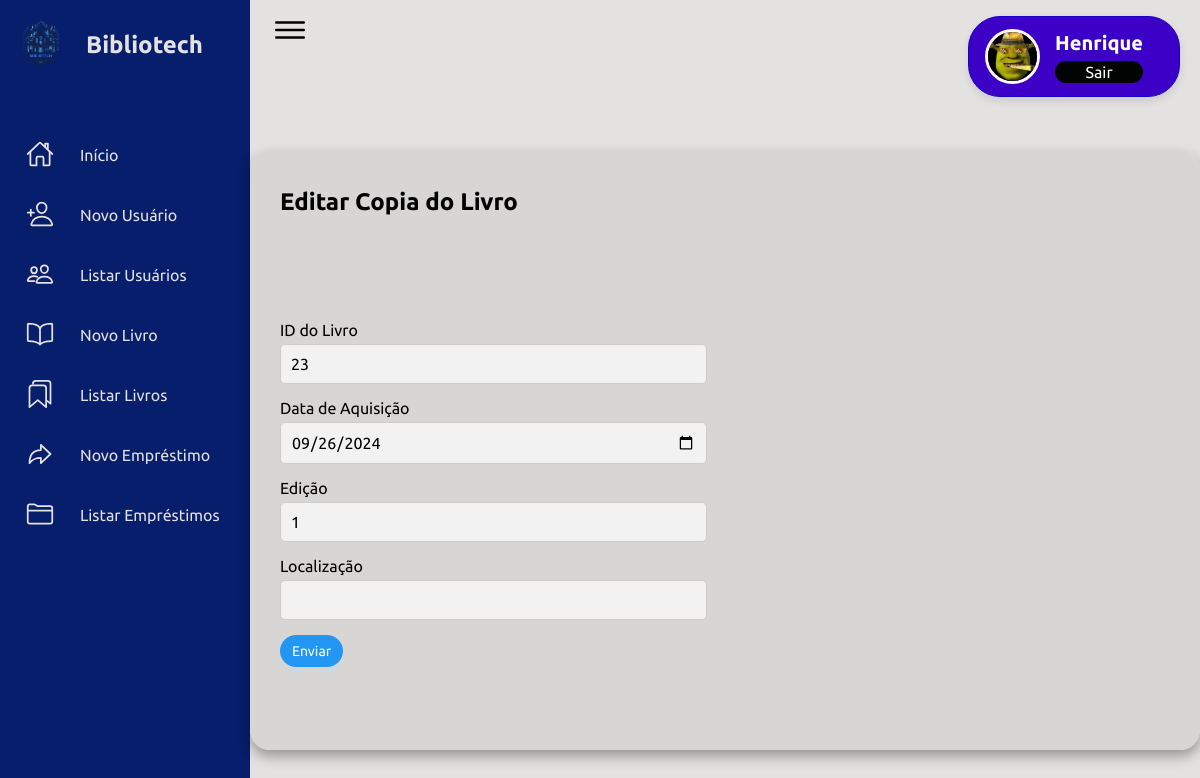
Screenshot of /adm2/?page=editarunidade&id=23 (signed in) with the database file from the repository.
### tables this page shows
CREATE TABLE `copia_livro` (
  `id` int(11) NOT NULL,
  `livro_id` int(11) NOT NULL,
  `status_id` int(10) UNSIGNED DEFAULT NULL,
  `data_aquisicao` date DEFAULT NULL,
  `edicao` varchar(50) DEFAULT NULL,
  `localizacao` varchar(50) DEFAULT NULL
);

### adm2/editar/editarunidade.php (the view, shortened to what this page needs)
<div class="details">
    <div class="recentOrders">
        <div class="cardHeader">
            <h2>Editar Copia do Livro</h2>
        </div>
            <?php
            if (isset($_GET['id'])) {
                $copia_id = mysqli_real_escape_string($conn, $_GET['id']);
                $sql = "SELECT cl.*, l.titulo
                        FROM copia_livro cl
                        INNER JOIN livro l ON cl.livro_id = l.idlivro
                        WHERE cl.id = '$copia_id'";
                $res = $conn->query($sql);
                if ($res && $res->num_rows > 0) {
                    $row = $res->fetch_object();
            ?>
            <div class="formulario">
                <form action="?page=salvarcopia" method="POST">
                    <div class="form-row">
                        <div class="form-column">
                            <label for="livro_id">ID do Livro</label>
                            <input type="number" name="livro_id" value="<?php print $row->livro_id; ?>" required>
                            <label for="data_aquisicao">Data de Aquisição</label>
                            <input type="date" name="data_aquisicao" value="<?php print date('Y-m-d', strtotime($row->data_aquisicao)); ?>" required>
                                                        <label for="edicao">Edição</label>
                            <input type="text" name="edicao" value="<?php print $row->edicao; ?>" required>
                            <label for="localizacao">Localização</label>
                            <input type="text" name="localizacao" value="<?php print $row->localizacao; ?>" required>
                        </div>
                    </div>
                    <div>
                        <button type="submit">Enviar</button>
                    </div>
                </form>
            <?php
                } else {
                    echo "<h5>Cópia do livro não encontrada</h5>";
                }
            }
            ?>
        </div>
    </div>
</div>

### adm2/css/main.css (style rules this page uses)
* { font-family: "Ubuntu", sans-serif; margin: 0; padding: 0; box-sizing: border-box; }
:root { --nav: rgb(6, 30, 107); --form: rgb(216, 213, 213); --back: #e4e1e1; --text1: #f5f5f5; --text2: #000000; --text3: #999; }
body { min-height: 10vh; overflow-x: hidden; }
.details { width: 100%; max-width: 1200px; margin: 90px auto; overflow: hidden; box-shadow: 0 .4rem .8rem #0005; border-radius: 20px; }
.details .recentOrders { position: relative; display: grid; min-height: 600px; background: var(--form); padding: 30px; border-radius: 20px; }
.details .cardHeader { display: flex; justify-content: space-between; align-items: flex-start; }
.cardHeader h2 { font-weight: 600; color: var(--text2); margin-top: 0.5rem; margin-bottom: 2rem; }
form { margin-top: 20px; }
.form-row { display: flex; justify-content: space-between; }
.form-column { width: 48%; }
label { display: block; margin-bottom: 5px; }
input, select { padding: 10px; border-radius: 5px; margin-bottom: 15px; font-size: 16px; border: 1px solid #ccc; }
input[type="number"], input[type="email"], input[type="text"], input[type="password"], input[type="date"], input[type="file"] { width: 100%; background-color: #f2f2f2; }
input[type="date"], input[type="file"] { cursor: pointer; }
input[type="text"], input[type="number"], textarea { width: 100%; padding: 10px; border: 1px solid #ccc; border-radius: 5px; margin-bottom: 15px; }
button { padding: 8px 12px; gap: 20px; font-size: 14px; color: rgb(254, 254, 254); border: none; border-radius: 5rem; cursor: pointer; transition: background-color 0.3s; }
button:first-child { background-color: #2196F3; }

### rows the page displays
copia_livro: livro_id "23", data_aquisicao "09/26/2024", edicao "1"

### other values shown
$_SESSION['nome'] "Henrique"
